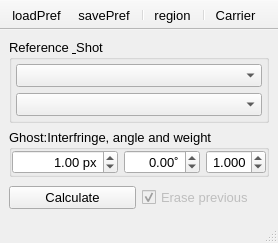
<?xml version="1.0" encoding="UTF-8"?>
<ui version="4.0">
 <class>GhostFringes</class>
 <widget class="QMainWindow" name="GhostFringes">
  <property name="geometry">
   <rect>
    <x>0</x>
    <y>0</y>
    <width>278</width>
    <height>243</height>
   </rect>
  </property>
  <property name="font">
   <font>
    <pointsize>10</pointsize>
   </font>
  </property>
  <property name="windowTitle">
   <string>Ghost</string>
  </property>
  <property name="iconSize">
   <size>
    <width>20</width>
    <height>20</height>
   </size>
  </property>
  <property name="unifiedTitleAndToolBarOnMac">
   <bool>true</bool>
  </property>
  <widget class="QWidget" name="centralwidget">
   <layout class="QGridLayout" name="gridLayout">
    <item row="0" column="0">
     <widget class="QGroupBox" name="groupBox_14">
      <property name="title">
       <string>Reference &amp; Shot</string>
      </property>
      <layout class="QVBoxLayout" name="verticalLayout">
       <property name="leftMargin">
        <number>4</number>
       </property>
       <property name="topMargin">
        <number>4</number>
       </property>
       <property name="rightMargin">
        <number>4</number>
       </property>
       <property name="bottomMargin">
        <number>4</number>
       </property>
       <item>
        <widget class="QComboBox" name="ref">
         <property name="neutrinoImage" stdset="0">
          <bool>true</bool>
         </property>
        </widget>
       </item>
       <item>
        <widget class="QComboBox" name="shot">
         <property name="toolTip">
          <string>Shot</string>
         </property>
         <property name="neutrinoImage" stdset="0">
          <bool>true</bool>
         </property>
        </widget>
       </item>
      </layout>
     </widget>
    </item>
    <item row="1" column="0">
     <widget class="QGroupBox" name="carrierBox">
      <property name="title">
       <string>Ghost:Interfringe, angle and weight</string>
      </property>
      <layout class="QGridLayout" name="gridLayout_3" columnstretch="1,0,0">
       <property name="leftMargin">
        <number>0</number>
       </property>
       <property name="topMargin">
        <number>0</number>
       </property>
       <property name="rightMargin">
        <number>0</number>
       </property>
       <property name="bottomMargin">
        <number>0</number>
       </property>
       <item row="0" column="1">
        <widget class="QDoubleSpinBox" name="angleCarrier">
         <property name="alignment">
          <set>Qt::AlignRight|Qt::AlignTrailing|Qt::AlignVCenter</set>
         </property>
         <property name="suffix">
          <string>˚</string>
         </property>
         <property name="decimals">
          <number>2</number>
         </property>
         <property name="minimum">
          <double>-360.000000000000000</double>
         </property>
         <property name="maximum">
          <double>360.000000000000000</double>
         </property>
         <property name="singleStep">
          <double>1.000000000000000</double>
         </property>
         <property name="neutrinoSave" stdset="0">
          <bool>true</bool>
         </property>
        </widget>
       </item>
       <item row="0" column="0">
        <widget class="QDoubleSpinBox" name="widthCarrier">
         <property name="alignment">
          <set>Qt::AlignRight|Qt::AlignTrailing|Qt::AlignVCenter</set>
         </property>
         <property name="suffix">
          <string> px</string>
         </property>
         <property name="decimals">
          <number>2</number>
         </property>
         <property name="minimum">
          <double>-9999.000000000000000</double>
         </property>
         <property name="maximum">
          <double>9999.000000000000000</double>
         </property>
         <property name="singleStep">
          <double>1.000000000000000</double>
         </property>
         <property name="value">
          <double>1.000000000000000</double>
         </property>
         <property name="neutrinoSave" stdset="0">
          <bool>true</bool>
         </property>
        </widget>
       </item>
       <item row="0" column="2">
        <widget class="QDoubleSpinBox" name="weightCarrier">
         <property name="toolTip">
          <string>Frequency weight (&lt;0 for lower freq; &gt;0 for higher freq)</string>
         </property>
         <property name="alignment">
          <set>Qt::AlignRight|Qt::AlignTrailing|Qt::AlignVCenter</set>
         </property>
         <property name="decimals">
          <number>3</number>
         </property>
         <property name="minimum">
          <double>0.000000000000000</double>
         </property>
         <property name="maximum">
          <double>9.900000000000000</double>
         </property>
         <property name="singleStep">
          <double>0.010000000000000</double>
         </property>
         <property name="value">
          <double>1.000000000000000</double>
         </property>
         <property name="neutrinoSave" stdset="0">
          <bool>true</bool>
         </property>
        </widget>
       </item>
      </layout>
     </widget>
    </item>
    <item row="2" column="0">
     <widget class="QWidget" name="widget_3" native="true">
      <layout class="QGridLayout" name="gridLayout_2">
       <property name="leftMargin">
        <number>0</number>
       </property>
       <property name="topMargin">
        <number>0</number>
       </property>
       <property name="rightMargin">
        <number>0</number>
       </property>
       <property name="bottomMargin">
        <number>0</number>
       </property>
       <item row="2" column="1">
        <widget class="QCheckBox" name="erasePrevious">
         <property name="enabled">
          <bool>false</bool>
         </property>
         <property name="font">
          <font>
           <pointsize>10</pointsize>
          </font>
         </property>
         <property name="text">
          <string>Erase previous</string>
         </property>
         <property name="checked">
          <bool>true</bool>
         </property>
         <property name="neutrinoSave" stdset="0">
          <bool>true</bool>
         </property>
        </widget>
       </item>
       <item row="2" column="0">
        <widget class="QPushButton" name="doGhost">
         <property name="font">
          <font>
           <pointsize>10</pointsize>
          </font>
         </property>
         <property name="text">
          <string>Calculate</string>
         </property>
        </widget>
       </item>
      </layout>
     </widget>
    </item>
   </layout>
  </widget>
  <widget class="QStatusBar" name="statusbar">
   <property name="font">
    <font>
     <pointsize>10</pointsize>
    </font>
   </property>
  </widget>
  <widget class="QToolBar" name="toolBar">
   <property name="windowTitle">
    <string>toolBar</string>
   </property>
   <property name="movable">
    <bool>false</bool>
   </property>
   <property name="floatable">
    <bool>false</bool>
   </property>
   <attribute name="toolBarArea">
    <enum>TopToolBarArea</enum>
   </attribute>
   <attribute name="toolBarBreak">
    <bool>false</bool>
   </attribute>
   <addaction name="actionLoadPref"/>
   <addaction name="actionSavePref"/>
   <addaction name="separator"/>
   <addaction name="actionRegion"/>
   <addaction name="separator"/>
   <addaction name="actionCarrier"/>
  </widget>
  <action name="actionRegion">
   <property name="icon">
    <iconset resource="../../resources/icons/icons.qrc">
     <normaloff>:/icons/region.png</normaloff>:/icons/region.png</iconset>
   </property>
   <property name="text">
    <string>region</string>
   </property>
   <property name="toolTip">
    <string>Show region</string>
   </property>
  </action>
  <action name="actionSavePref">
   <property name="icon">
    <iconset>
     <normaloff>:icons//savePref.png</normaloff>:icons//savePref.png</iconset>
   </property>
   <property name="text">
    <string>savePref</string>
   </property>
   <property name="toolTip">
    <string>Save Preferences</string>
   </property>
  </action>
  <action name="actionLoadPref">
   <property name="icon">
    <iconset>
     <normaloff>:icons//loadPref.png</normaloff>:icons//loadPref.png</iconset>
   </property>
   <property name="text">
    <string>loadPref</string>
   </property>
   <property name="toolTip">
    <string>Load Preferences</string>
   </property>
  </action>
  <action name="actionCarrier">
   <property name="icon">
    <iconset resource="../../resources/icons/icons.qrc">
     <normaloff>:/icons/refresh2.png</normaloff>:/icons/refresh2.png</iconset>
   </property>
   <property name="text">
    <string>Carrier</string>
   </property>
   <property name="toolTip">
    <string>Guess carrier interfringe and angle</string>
   </property>
  </action>
 </widget>
 <tabstops>
  <tabstop>shot</tabstop>
  <tabstop>widthCarrier</tabstop>
  <tabstop>angleCarrier</tabstop>
  <tabstop>doGhost</tabstop>
  <tabstop>erasePrevious</tabstop>
 </tabstops>
 <resources>
  <include location="../../resources/icons/icons.qrc"/>
 </resources>
 <connections/>
</ui>
